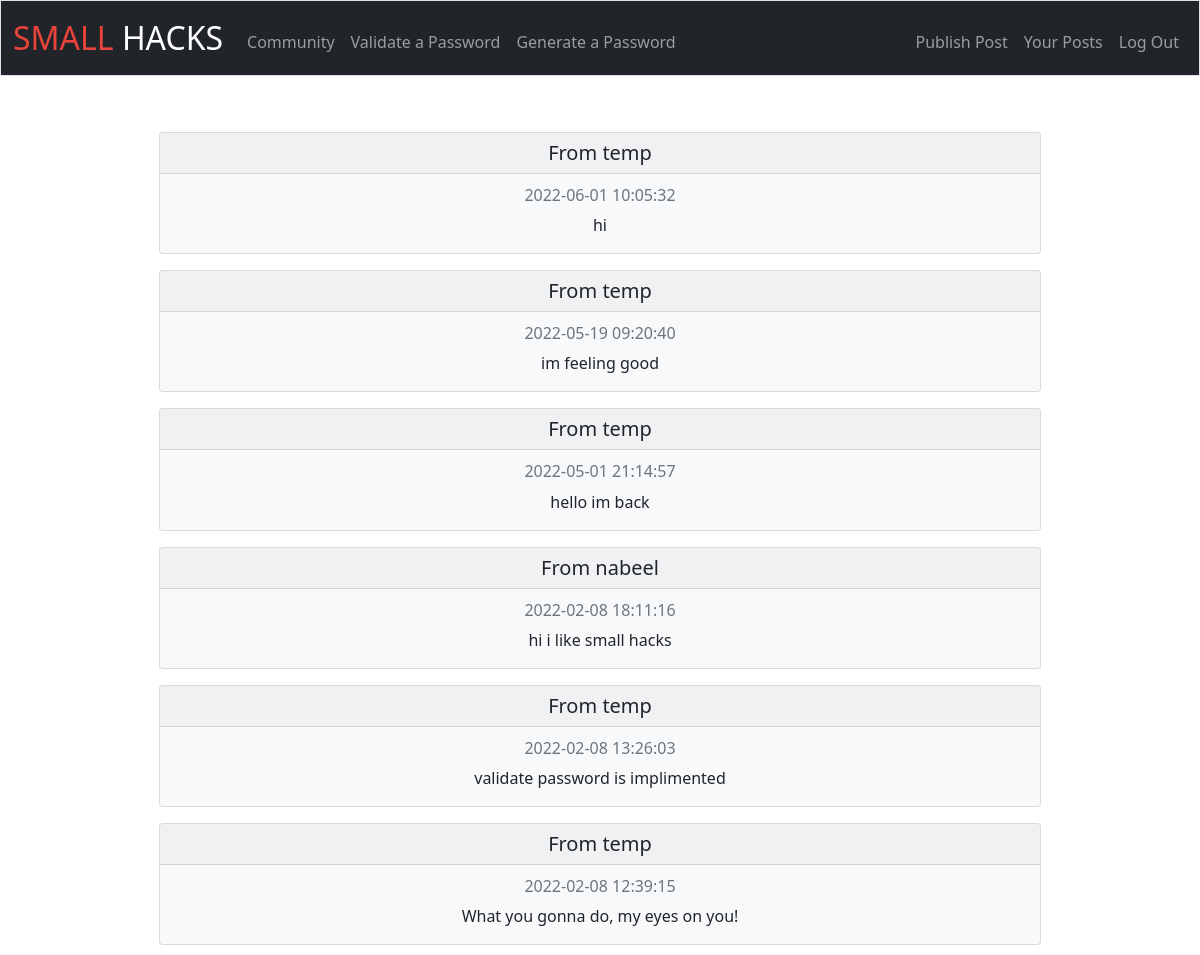
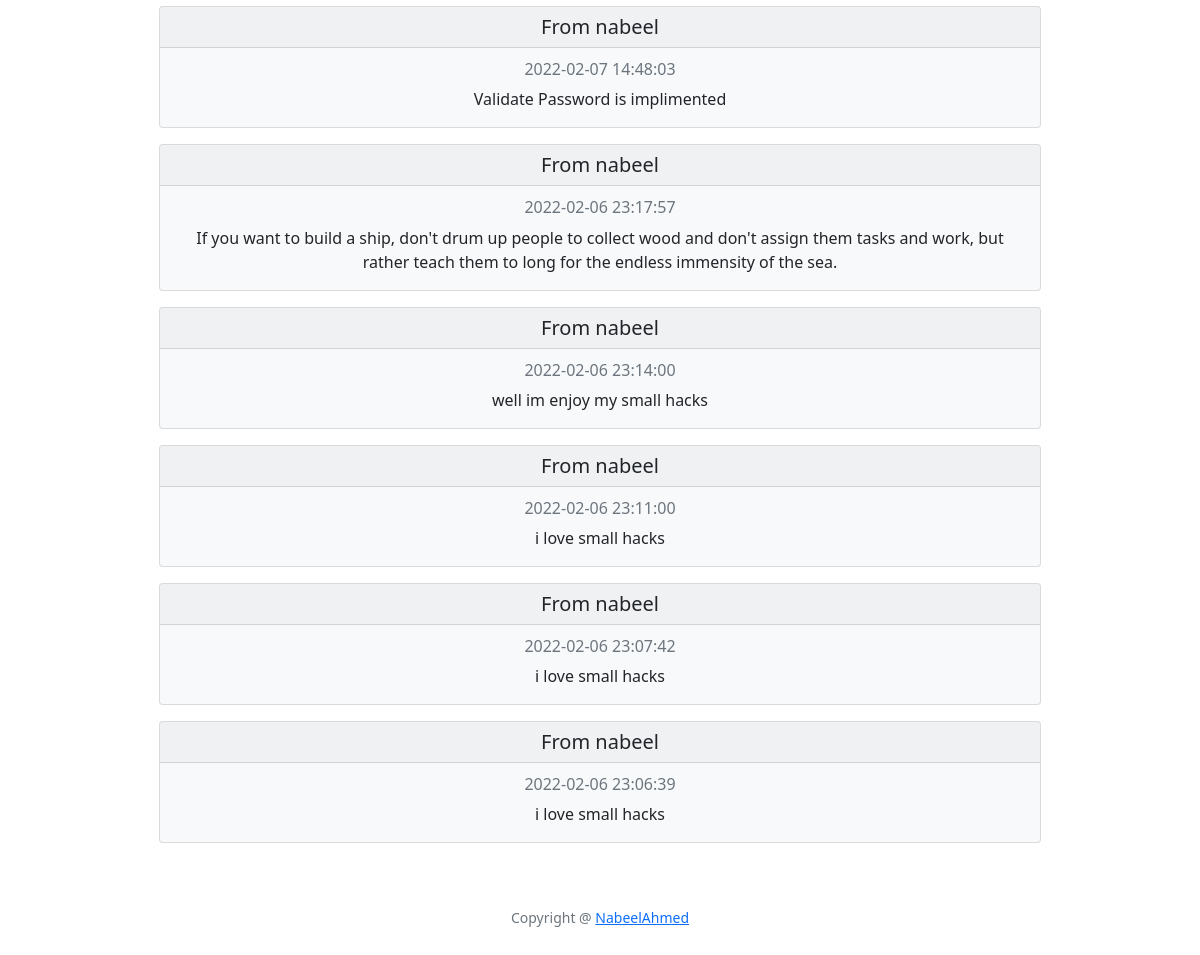
Screenshot of /index (signed in) with the database file from the repository (2 pictures, top to bottom).
### tables this page shows
CREATE TABLE posts (
post_id INTEGER,
user_id InTEGER,
username TEXT NOT NULL,
post_data TEXT NOT NULL,
datetime DATETIME NOT NULL,
PRIMARY KEY(post_id),
FOREIGN KEY (user_id) REFERENCES users(id)
);

### app.py (the view)
@app.route("/index")
@login_required
def index():
    communityPosts = db.execute("SELECT * FROM posts ORDER BY post_id DESC")
    return render_template("index.html", communityPosts=communityPosts)

### helpers.py (called while the page is built)
def login_required(f):
    @wraps(f)
    def decorated_function(*args, **kwargs):
        if session.get("user_id") is None:
            return redirect("/login")
        return f(*args, **kwargs)
    return decorated_function

### templates/index.html
{% extends "layout.html"%} {% block title%} Community Posts {% endblock %} {%
block main %} {% for post in communityPosts%}
<div class="card bg-light mb-3 mt-2 col-md-12 mx-auto" style="width: 75%">
  <h5 class="card-header">From {{post["username"]}}</h5>
  <div class="card-body">
    <h6 class="card-subtitle mb-2 text-muted">{{post["datetime"]}}</h6>
    <p class="card-text">{{post["post_data"]}}</p>
  </div>
</div>
{%endfor%} {% endblock %}

### templates/layout.html (shortened to what this page needs)
<!DOCTYPE html>
<html lang="en">
  <head>
    <link
      href="https://cdn.jsdelivr.net/npm/bootstrap@5.1.3/dist/css/bootstrap.min.css"
      rel="stylesheet"
    />
    <link href="/static/styles.css" rel="stylesheet" />
  </head>
  <body>
    <nav class="border navbar navbar-expand-md navbar-dark bg-dark">
      <div class="container-fluid">
        <a class="navbar-brand" href="/index"
          ><span class="red font-weight-bold"> SMALL </span
          ><span class="white">HACKS</span></a
        >
        <div class="collapse navbar-collapse" id="navbar">
          {% if session["user_id"] %}
          <ul class="navbar-nav me-auto mt-2">
            <li class="nav-item">
              <a class="nav-link" href="/index">Community</a>
            </li>
            <li class="nav-item">
              <a class="nav-link" href="/validatepass">Validate a Password</a>
            </li>
            <li class="nav-item">
              <a class="nav-link" href="/generatepass">Generate a Password</a>
            </li>
          </ul>
          <ul class="navbar-nav ms-auto mt-2">
            <li class="nav-item">
              <a class="nav-link" href="/publishpost">Publish Post</a>
            </li>
            <li class="nav-item">
              <a class="nav-link" href="/yourposts">Your Posts</a>
            </li>
            <li class="nav-item">
              <a class="nav-link" href="/logout">Log Out</a>
            </li>
          </ul>
          {% endif %}
        </div>
      </div>
    </nav>
    <main class="container-fluid py-5 text-center">
      {% block main %}{% endblock %}
    </main>
    <footer class="mb-5 small text-center text-muted">
      Copyright @ <a href="">NabeelAhmed</a>
    </footer>
  </body>
</html>

### static/styles.css (style rules this page uses)
nav .navbar-brand { font-size: xx-large; }
nav .navbar-brand .red { color: #ea433b; }

### rows the page displays
posts: username "temp", datetime "2022-06-01 10:05:32", post_data "hi"
posts: username "temp", datetime "2022-05-19 09:20:40", post_data "im feeling good"
posts: username "temp", datetime "2022-05-01 21:14:57", post_data "hello im back"
posts: username "nabeel", datetime "2022-02-08 18:11:16", post_data "hi i like small hacks"
posts: username "temp", datetime "2022-02-08 13:26:03", post_data "validate password is implimented"
posts: username "temp", datetime "2022-02-08 12:39:15", post_data "What you gonna do, my eyes on you!"
posts: username "nabeel", datetime "2022-02-07 14:48:03", post_data "Validate Password is implimented"
posts: username "nabeel", datetime "2022-02-06 23:17:57", post_data "If you want to build a ship, don't drum up people to collect wood and don't assign them tasks and work, but rather teach them to long for the endless immensity of the sea."
posts: username "nabeel", datetime "2022-02-06 23:14:00", post_data "well im enjoy my small hacks"
posts: username "nabeel", datetime "2022-02-06 23:11:00", post_data "i love small hacks"
posts: username "nabeel", datetime "2022-02-06 23:07:42", post_data "i love small hacks"
posts: username "nabeel", datetime "2022-02-06 23:06:39", post_data "i love small hacks"
